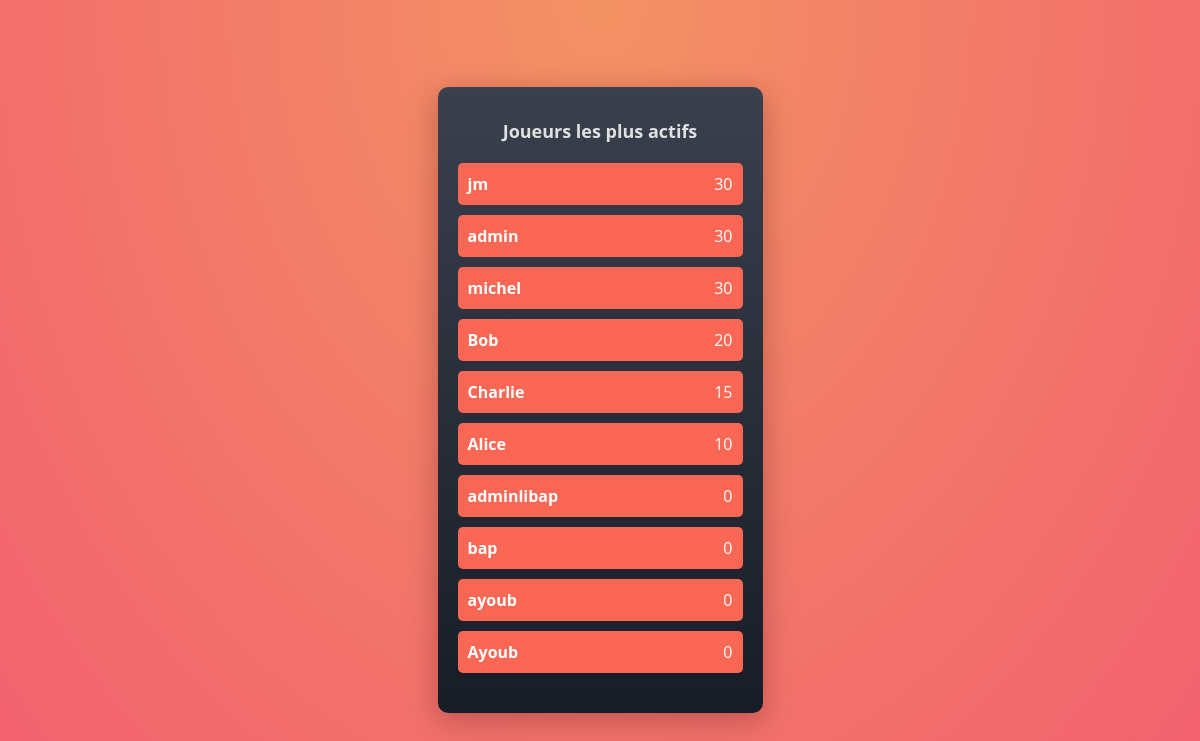
The page /leaderboard on the database as committed earlier.
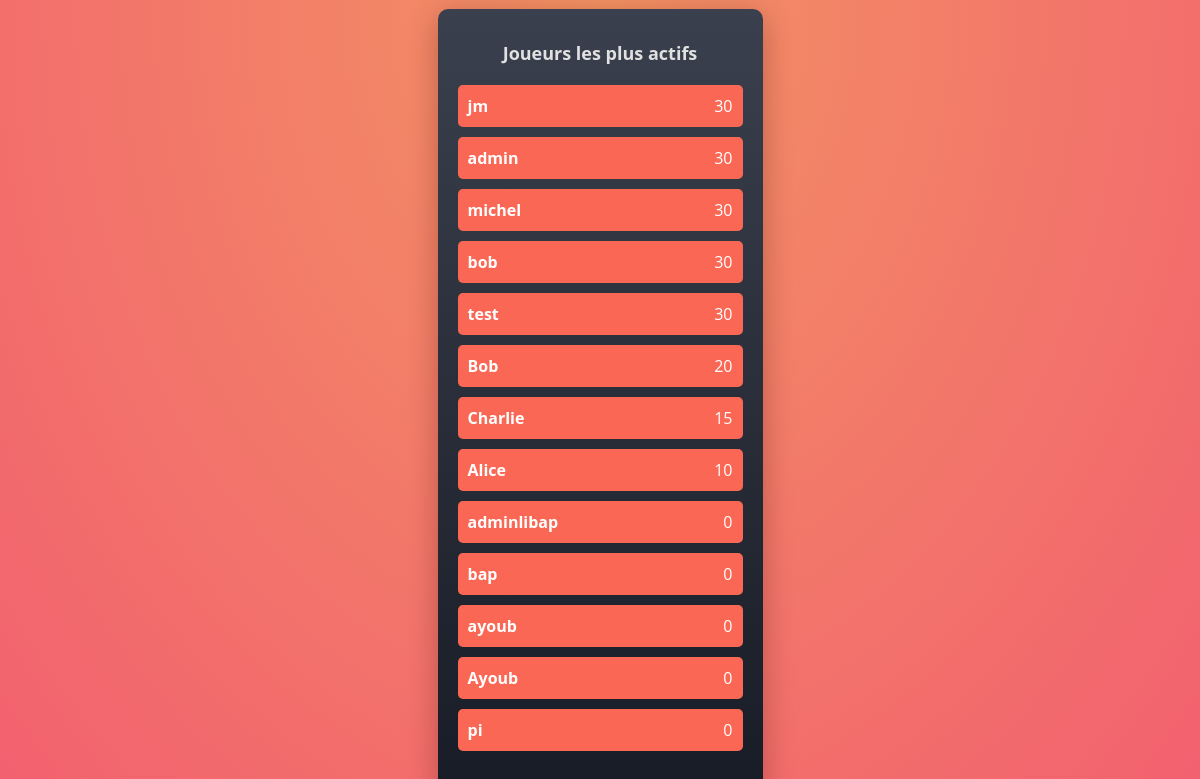
The same page on the database as committed later.
### tables this page shows
CREATE TABLE users (
            id INTEGER PRIMARY KEY AUTOINCREMENT,
            pseudo TEXT NOT NULL,
            password TEXT NOT NULL,
            best_score INTEGER DEFAULT 0
        );

### app.py (the view)
@app.route('/leaderboard')
def leaderboard():
    is_user_logged_in()
    db = sqlite3.connect('quiz_app.db')
    cursor = db.cursor()
    cursor.execute('SELECT pseudo, best_score FROM users ORDER BY best_score DESC LIMIT 20')
    leaderboard_data = cursor.fetchall()
    db.close()
    return render_template('leaderboard.html', leaderboard=leaderboard_data)

### app.py (called while the page is built)
def is_user_logged_in():
    if 'user_id' in session:
        return True

### templates/leaderboard.html (shortened to what this page needs)
<!DOCTYPE html>
<html lang="fr">
<head>
</head>
<!DOCTYPE html>
<html lang="en">
<head>
    <link rel="stylesheet" href="path/to/your/css">
</head>
<body>
    <div class="leaderboard">
        <h1>Joueurs les plus actifs</h1>
        <ol>
            {% for player in leaderboard %}
            <li>
                <div class="name">{{ player[0] }}</div>
                <div class="score">{{ player[1] }}</div>
            </li>
            {% endfor %}
        </ol>
    </div>
</body>
</html>

### templates/leaderboard.html (style rules this page uses)
body { min-height: 100vh; margin: 0; background: radial-gradient(ellipse at top, #f39264, #f2606f); color: #fff; font-family: 'Open Sans', sans-serif; display: flex; align-items: center; justify-content: center; }
.leaderboard { width: 285px; background: linear-gradient(#3a404d, #181c26); border-radius: 10px; box-shadow: 0 7px 30px rgba(62, 9, 11, .3); padding: 20px; }
.leaderboard h1 { font-size: 18px; color: #e1e1e1; text-align: center; }
.leaderboard ol { list-style: none; padding: 0; margin: 20px 0; }
.leaderboard li { display: flex; justify-content: space-between; margin-bottom: 10px; padding: 10px; background: #fa6855; border-radius: 5px; }
.leaderboard li .name { font-weight: bold; }
.leaderboard li .score { font-weight: light; }

Rows that differ between the two databases and show on the page:
added users: pseudo "bob", best_score "30"
added users: pseudo "test", best_score "30"
added users: pseudo "pi", best_score "0"
